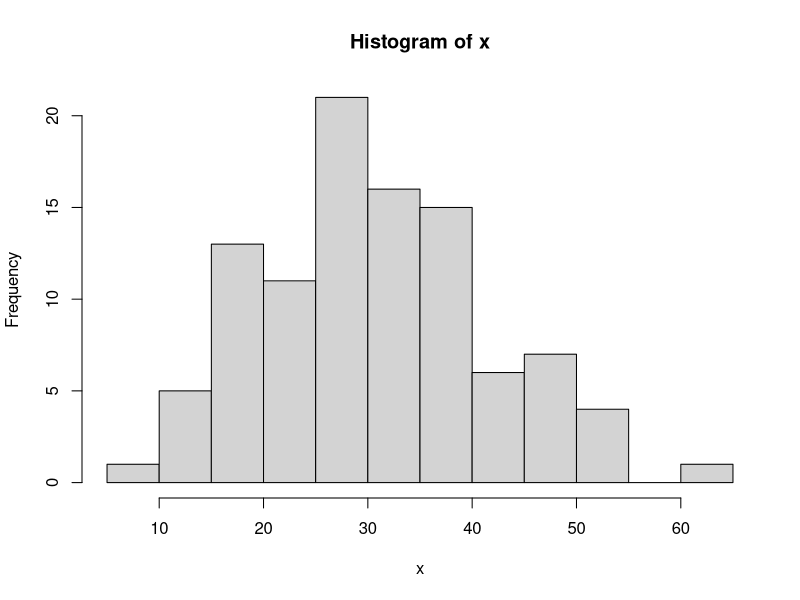
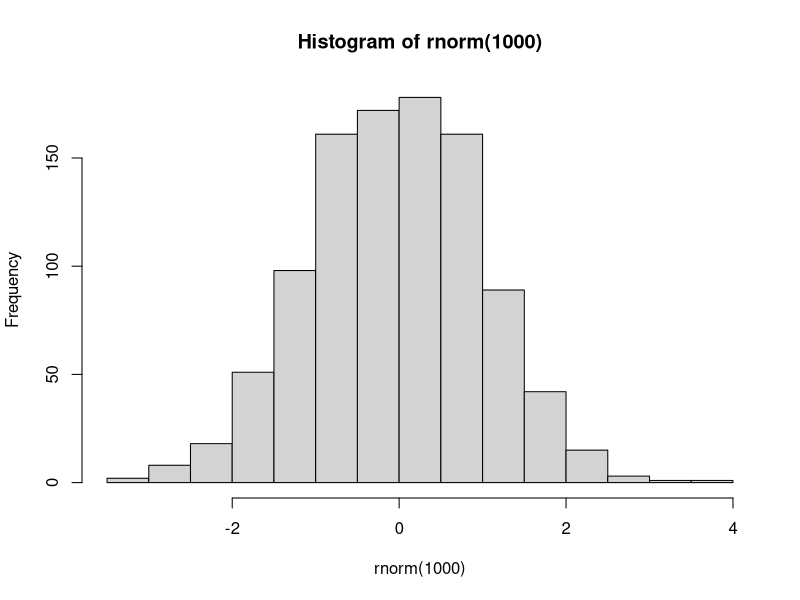
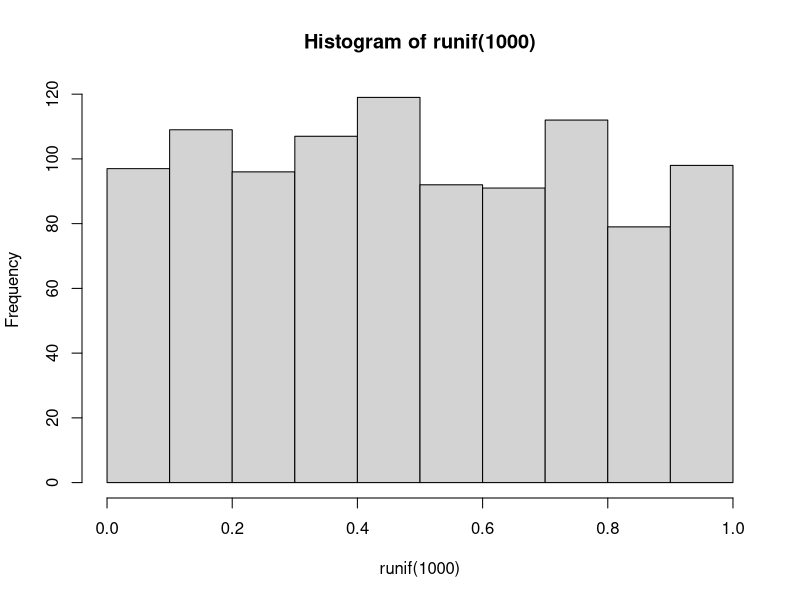
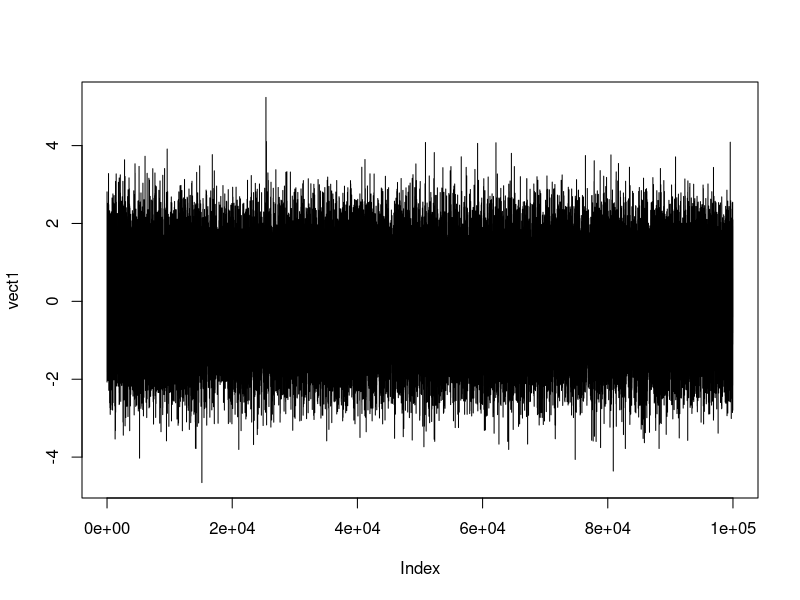
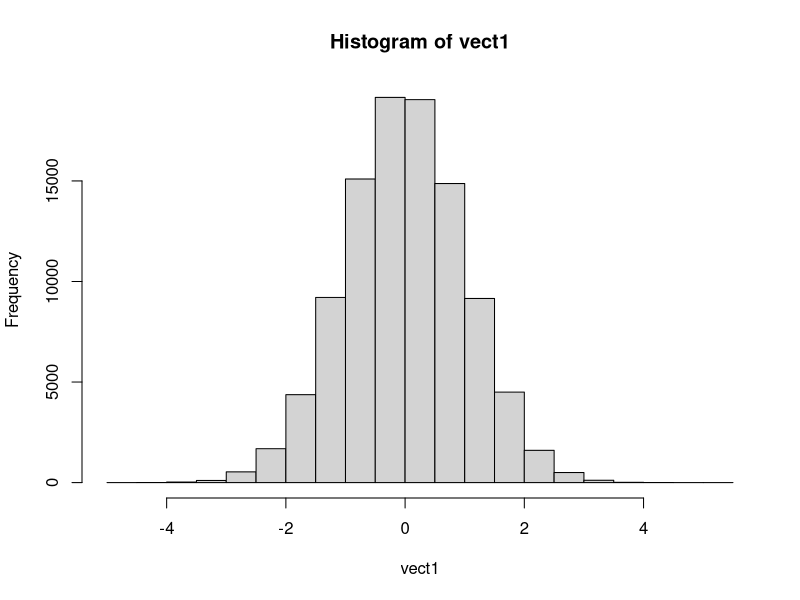

Here is the R script that generated these plots, in order:
# -----------------------------------------------------------------
# Tipos de datos simples
# -----------------------------------------------------------------
class(45)
class(34.5)
class("R")
class(TRUE)
class(Inf)
class(1+2i)
class(NaN)

typeof(45)
typeof(34.5)
typeof("R")
typeof(TRUE)
typeof(Inf)
typeof(1+2i)
typeof(NaN)


# -----------------------------------------------------------------
# Asignaci?n de valores a variables
# -----------------------------------------------------------------
a <- 45
a

a = 3.1416
a

"Hola" -> a
a

is.integer(a)
is.character(a)

# -----------------------------------------------------------------
# Variables en el espacio de trabajo
# -----------------------------------------------------------------
ls()
rm(a)
ls()


# -----------------------------------------------------------------
# Vectores: Creaci?n 
# -----------------------------------------------------------------


diasMes <- c(31,29,31,30,31,30,31,31,30,31,30,31)
dias <- c('Lun','Mar','Mi?','Jue','Vie','S?b','Dom')

diasMes
dias



quincena <- 16:30
quincena

?seq

semanas <- seq(from=1,to=365,by=0.5)
semanas


dias.semana <- 1:7
rep(dias.semana,50)


rep(T,5)
c(rep(T,5),rep(F,5))
rep(c(T,F), 5)

# -----------------------------------------------------------------
# Vectores: Acceso al contenido
# -----------------------------------------------------------------
length(dias)
length(semanas)

dias[2]  	# Solo el segundo elemento
dias[-2]	# Todos los elementos menos el segundo
dias[c(3,7)]# Los elementos 3 y 7

length(5)
5[1]

# -----------------------------------------------------------------
# Vectores: Generaci?n de valores aleatorios
# -----------------------------------------------------------------
set.seed(4242)

?rnorm

pnorm(q = -3, mean = 0, sd = 1)

x<-rnorm(100, mean=30, sd=10)
hist(x)



loto <- as.integer(runif(6, min=1, max=49))
loto

# Diferencia entre rnorm (distribuci?n normal) y runif (distribuci?n uniforme)
?par

prev <- par(mfrow=c(1,1))
hist(rnorm(1000))
hist(runif(1000))
par(prev)

?rnorm
# -----------------------------------------------------------------
# Vectores: Operar sobre vectores completos
# -----------------------------------------------------------------
vect1 <- rnorm(100000)
vect2 <- rnorm(100000)


plot(vect1,type='l')

hist(vect1)

vect3 <- c()
system.time(
  for(idx in 1:length(vect1))
    vect3[idx] <- vect1[idx] * vect1[idx] + vect2[idx]
)

system.time(vect4 <- vect1 * vect1 + vect2)

stopifnot(vect3 == vect4) # Detener el programa si el resultado no es id?ntico


# -----------------------------------------------------------------
# Matrices: Creaci?n de una matriz
# -----------------------------------------------------------------


mes <- matrix(1:35,ncol=7)  # Dos formas de generar exactamente
mes <- matrix(1:35,nrow=5) # la misma matriz
mes

mes <- matrix(1:35,nrow=5,ncol=7,byrow=T)
length(mes)
nrow(mes)
ncol(mes)
dim(mes)

# -----------------------------------------------------------------
# Matrices: Conversi?n de un vector en una matriz
# -----------------------------------------------------------------
is.matrix(vect4)
dim(vect4)

dim(vect4) <- c(1000, 100)
is.matrix(vect4)
dim(vect4)

# -----------------------------------------------------------------
# Matrices: Acceso a los elementos
# -----------------------------------------------------------------
mes[2,]
mes[,2]
mes[2,5]

is.matrix(mes)

for(i in ncol(mes))
{
  for(j in nrow(mes))
  {
    mes[j,i]<--1
  }  
}

# -----------------------------------------------------------------
# Matrices: Nombres de columnas y de filas
# -----------------------------------------------------------------
rownames(mes) <- c('Semana1','Semana2','Semana3','Semana4','Semana5')
colnames(mes) <- dias
mes
attributes(mes)

q()


mes[,'Jue']
mes['Semana4',]

# -----------------------------------------------------------------
# Matrices: Otras operaciones
# -----------------------------------------------------------------
fix(mes)
str(mes)

# -----------------------------------------------------------------
# Factors
# -----------------------------------------------------------------
mdias <- c(dias[as.integer(runif(1000,0,7)+1)])
mdias[1:10]
object.size(mdias)

fdias <- factor(mdias)
fdias[1:10]
object.size(fdias)

nlevels(fdias)
levels(fdias)
levels(fdias)[1] <- 'Sun'

peso <- ordered(c('Ligero','Medio','Pesado'))
tam <- peso[c(sample(peso,25,replace=T))]
tam
tam[2] < tam[1]

dias[3]
fdias[3]
as.numeric(fdias[3])
as.numeric(dias[3])


